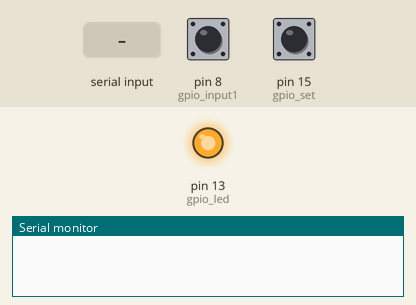
Recording of a sketch running on a simulated Arduino Uno, built with avr-gcc and run on an emulated ATmega328P. Parts: output pins drawn as LEDs (lit = HIGH), the last lines printed to the serial monitor. The inputs (shaded band) are chosen by the test bench; at power-on: pin 15 (gpio_set) HIGH, pin 8 (gpio_input1) HIGH.

Above: at 1.2 s.
1.3 s: pin 15 (gpio_set) pulled LOW for 3.2 s
At 4.3 s:
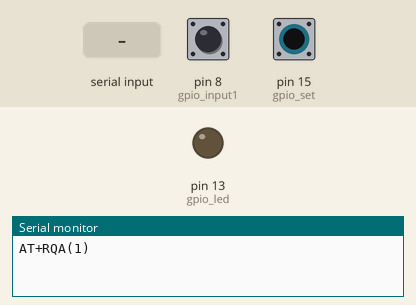
6.0 s: "1" received over Serial
Timing chart, 0 to 9.0 s (numbered marks = the images above; inputs shaded):
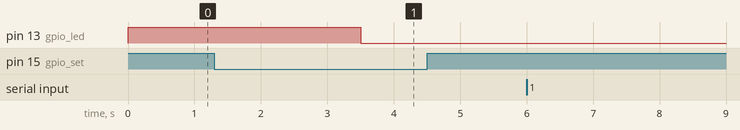

Measured:
- after the input at 1.3 s, pin 13 (gpio_led): HIGH → LOW after 2.2 s

The sketch:

slave_sketch_sep9a.ino
```cpp
// Pin define configuration
// 按鍵腳位
#define gpio_input1 8
#define gpio_input2 9
#define gpio_input3 10
#define gpio_input4 11

#define gpio_set    15
#define gpio_reset  14

// 燈號腳位
#define gpio_led 13
#define slaveID  1

const int detectDelay   = 200;     // 按鍵偵測時間
int  detectTime         = 0;

// UART configuration
#define speed       115200 // bps
#define uart_delayTime   500   // Unit: ms
byte uart_string[10];
int  setStatus = 0;

// 答案
byte answerBuf = 1;
String strRQA = "AT+RQA(";
String strOK = "OK+(";
String strTemp = "";
String strEND = ")\r";

void setup() {
  // put your setup code here, to run once:
  Serial.begin(speed);

  //set pins to output because they are addressed in the main loop
  pinMode(gpio_input1, INPUT_PULLUP);
  pinMode(gpio_input2, INPUT_PULLUP);
  pinMode(gpio_input3, INPUT_PULLUP);
  pinMode(gpio_input4, INPUT_PULLUP);

  pinMode(gpio_set, INPUT_PULLUP);

  // 設定燈號, 預設皆為OFF
  pinMode(gpio_led, OUTPUT);
  digitalWrite(gpio_led, HIGH);
}

void loop() {
  // put your main code here, to run repeatedly:
   // 選擇答案
  while(digitalRead(gpio_input1)==LOW)
  {
     delay(detectDelay);
     detectTime++;

     if(detectTime>5)   // 超過1秒
     {
        answerBuf = 2;
        break;
     }
  }

  detectTime = 0;

  // Set腳位偵測
  while(digitalRead(gpio_set)==LOW)
  {
     delay(detectDelay);
     detectTime++;

     if(detectTime>10)   // 超過2秒
     {
        strTemp = strRQA + slaveID + strEND;
        Serial.print(strTemp);
        digitalWrite(gpio_led, LOW);
        break;
    }
  }

  detectTime = 0;

  //wait for data available
  if(Serial.available() >0)
  {
      //read until timeout
      String teststr = Serial.readString();
      // remove any \r \n whitespace at the end of the String
      //teststr.trim();

      strTemp = strOK + "1," + answerBuf + strEND;

      // 比對答案
      if(teststr==strTemp)
      {
        Serial.println("OK");
      }
      else
      {
        Serial.println("NG");
      }

      Serial.print(strTemp);
  }

}
```
